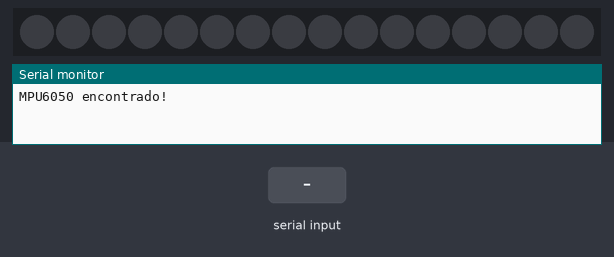
Bench run of a program on a simulated ESP32. On the bench: 16 RGB LEDs in strip order, left to right, the last lines printed to the serial monitor. The test bench sets the inputs (shaded band). Dim RGB values are drawn brighter than linear.

Above: at 1.2 s.
1.3 s: "g" received over the second serial link
At 3.1 s:
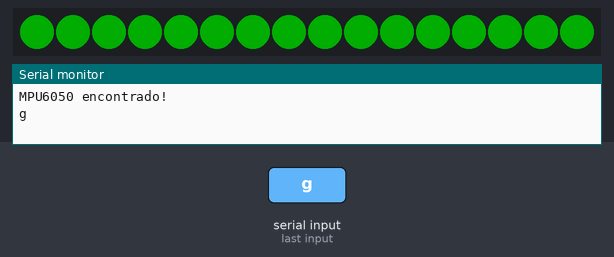
3.4 s: "r" received over the second serial link
At 4.7 s:
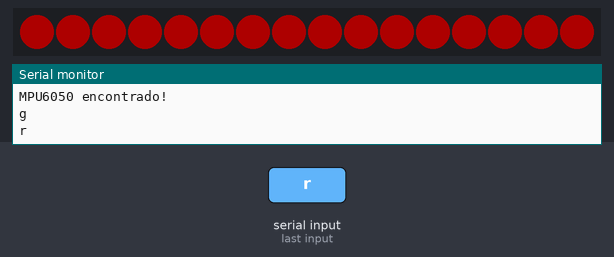
5.5 s: "b" received over the second serial link
At 7.3 s:
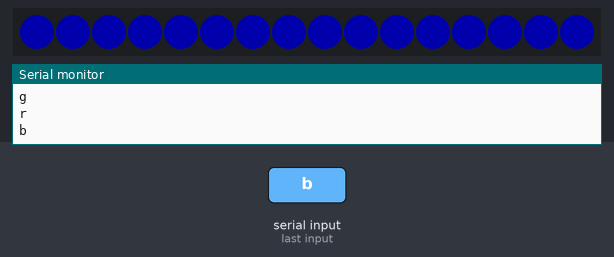
7.6 s: "g" received over the second serial link
At 7.82 s:
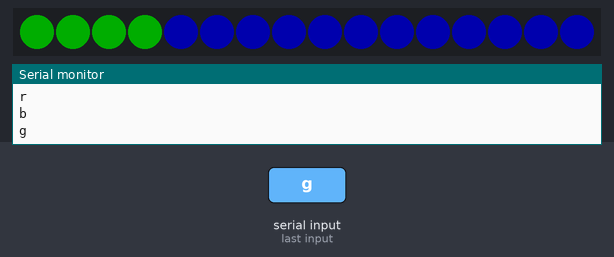
Timing chart, 0 to 10.6 s (numbered marks = the images above; inputs shaded):
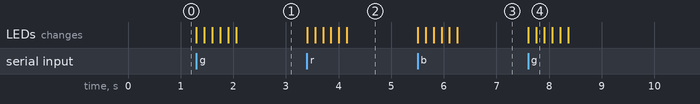

Measured:
- after the input at 1.3 s, the LEDs: first change at once (image 1 shows a later state)
- after the input at 3.4 s, the LEDs: first change at once (image 2 shows a later state)
- after the input at 5.5 s, the LEDs: first change at once (image 3 shows a later state)
- after the input at 7.6 s, the LEDs: first change at once (image 4 shows a later state)

The program:

main.cpp
```cpp
/*----------------------------------------------------------------
Universidad del Valle de Guatemala
Electrónica Digital 2
Profesores: Pablo Mazariegos y José Morales
Proyecto 3 – Proyecto #3 I2C y NeoPixel
Isabelle Marnat – 21020
----------------------------------------------------------------*/
// ---------------- Librerias ----------------
#include <Arduino.h>
#include <Adafruit_MPU6050.h>
#include <Adafruit_Sensor.h>
#include "Wire.h"
#include <Adafruit_NeoPixel.h>
#include <Adafruit_Sensor.h>

// ---------------- Definiciones ----------------
// Definiciones para el MPU6050
#define SDA_PIN 21
#define SCL_PIN 22

//  NeoPixel
#define LED_PIN 15
#define LED_COUNT 16

Adafruit_MPU6050 mpu;
Adafruit_NeoPixel strip(LED_COUNT, LED_PIN, NEO_GRB + NEO_KHZ800);
void colorWipe(uint32_t color, int wait);

void colorWipe(uint32_t color, int wait)
{
  for (int i = 0; i < strip.numPixels(); i++)
  {
    strip.setPixelColor(i, color);
    strip.show();
    delay(wait);
  }
}

// ---------------- Void Setup ----------------
void setup()
{
  Serial.begin(115200);
  while (!Serial)
    delay(10);

  if (!mpu.begin())
  {
    Serial.println("No se pudo encontrar el chip MPU6050");
    while (1)
      delay(10);
  }
  Serial.println("MPU6050 encontrado!");

  // Configuración de rangos y filtro del MPU6050
  mpu.setAccelerometerRange(MPU6050_RANGE_8_G);
  mpu.setGyroRange(MPU6050_RANGE_500_DEG);
  mpu.setFilterBandwidth(MPU6050_BAND_21_HZ);

  Serial2.begin(115200); // Iniciar comunicación Serial con la TIVA C

  strip.begin();
  strip.show();            // Apagar todos los píxeles
  strip.setBrightness(50); // Establecer el brillo
}

// ---------------- Void Loop ----------------
void loop()
{
  if (Serial2.available() > 0)
  {
    char receivedChar = Serial2.read();
    Serial.println(receivedChar);
    if (receivedChar == 'd')
    {
      sensors_event_t a, g, temp;
      mpu.getEvent(&a, &g, &temp);
      Serial2.printf("Acceleration,%.2f,%.2f,%.2f,Rotation,%.2f,%.2f,%.2f\n",
                     a.acceleration.x, a.acceleration.y, a.acceleration.z,
                     g.gyro.x, g.gyro.y, g.gyro.z);
      Serial.printf("Acceleration,%.2f,%.2f,%.2f,Rotation,%.2f,%.2f,%.2f\n",
                    a.acceleration.x, a.acceleration.y, a.acceleration.z,
                    g.gyro.x, g.gyro.y, g.gyro.z);
    }

    switch (receivedChar) {
    case 'g':
      colorWipe(strip.Color(0, 255, 0), 50); // Verde para éxito
      break;
    case 'r':
      colorWipe(strip.Color(255, 0, 0), 50); // Rojo para error
      break;
    case 'b':
      colorWipe(strip.Color(0, 0, 255), 50); // Azul para standby
      break;
    case 'n':
      colorWipe(strip.Color(0, 0, 0), 0); // Apagado/reinicio
      break;
    }
  }
}
```
